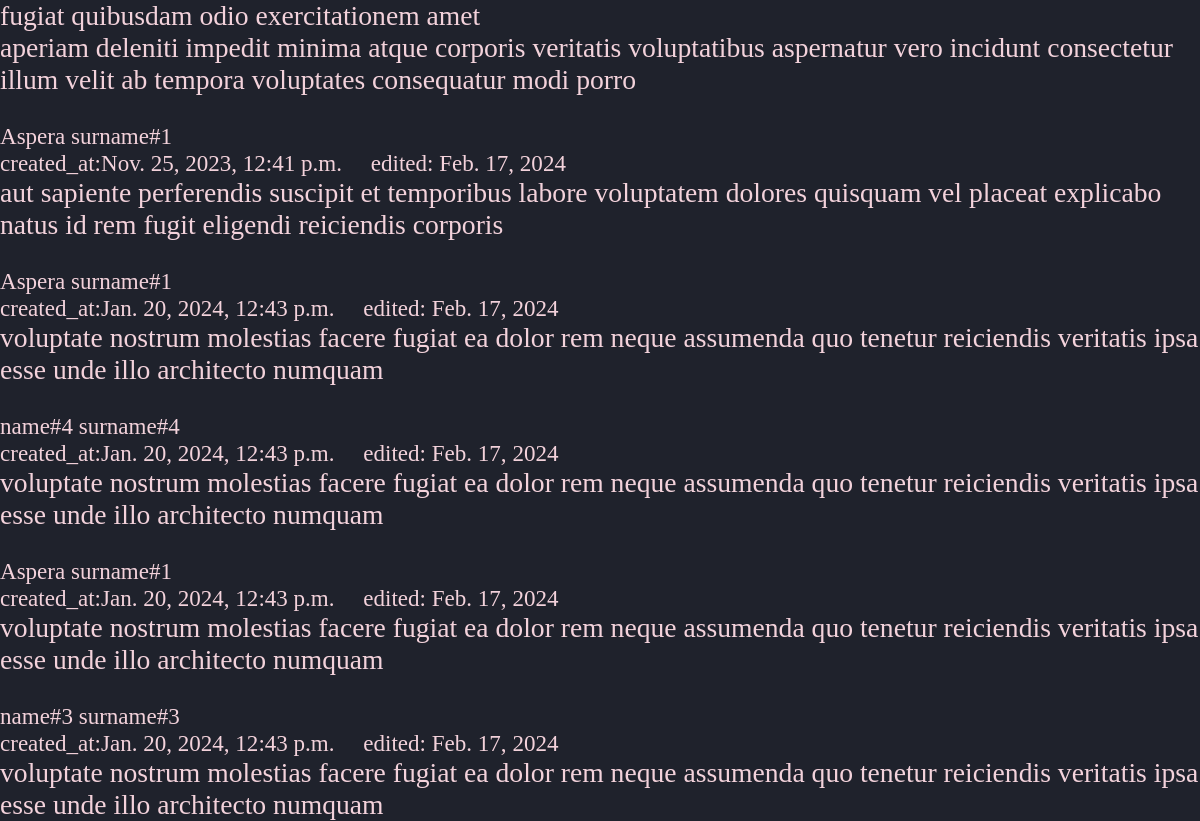
The app's page /all_comments/15, older data.
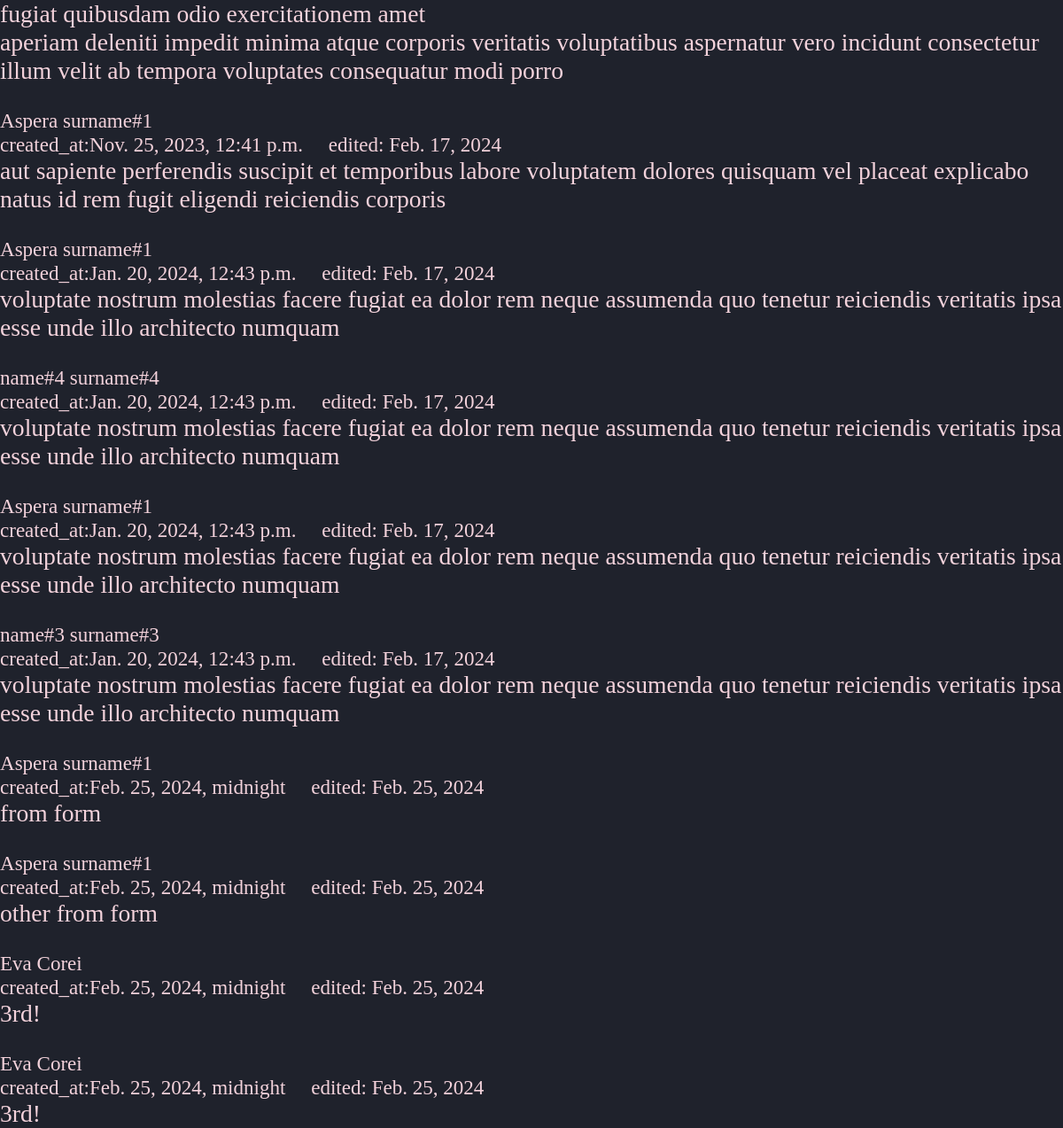
The same page, newer data.
### blog_models/models.py (models this page shows, shortened)
class Article(Model):
    title = CharField(max_length=200, default=lorem_ipsum.words(count=5, common=False))
    content = TextField(default=lorem_ipsum.words(count=20, common=False))
    publication_date = DateField(default=(datetime.now()
                                          - timedelta(weeks=4 * choice(range(5, 95))))
                                 .date()
                                 .strftime("%Y-%m-%d"))
    author = ForeignKey(Author, on_delete=CASCADE)
    tags = CharField(max_length=100, default=lorem_ipsum.words(count=3, common=False))
    views = IntegerField(default=0)
    isPublished = BooleanField(default=True)

class Comment(Model):
    author: Author = ForeignKey(Author, on_delete=DO_NOTHING)
    article: Article = ForeignKey(Article, on_delete=DO_NOTHING)
    content = TextField(default=lorem_ipsum.words(count=20, common=False))
    date_created = DateTimeField(
        default=(datetime.now()
                 - timedelta(weeks=4 * choice(range(1, 4)))))  ##.strftime("%Y-%m-%d %H:%M"))
    date_edited = DateField(auto_now_add=True, null=True)

class Author(Model):
    name, surname = CharField(max_length=100), CharField(max_length=100)
    email = EmailField()
    bio = TextField(default=lorem_ipsum.words(count=20, common=False))
    birth_date = DateField(default=(datetime.now()
                                    - timedelta(weeks=4 * 12 * choice(range(5, 95))))
                           .date()
                           .strftime("%Y-%m-%d"))
    full_name = CharField(max_length=200, blank=True, default="", null=True)

### blog_models/views.py (the view)
# urls.py: path('all_comments/<int:article_id>', views.GetAllCommentsOnArticle.as_view(), name='get_comments'),
class GetAllCommentsOnArticle(TemplateView):
    template_name = "blog_models/all_comments.html"
    def get_context_data(self, **kwargs):
        context = super().get_context_data(**kwargs)
        art_id = kwargs['article_id']
        article = get_object_or_404(Article, pk=art_id)
        context['title']: str = f"Comments on '{article.title}'"
        context['details'] = dict()
        context['details']['title']: str = article.title
        context['details']['content']: str = article.content
        context['comments']: QuerySet[Comment] = Comment.objects.filter(article_id__exact=art_id)
        return context

### blog_models/templates/blog_models/all_comments.html (shortened to what this page needs)
{% extends 'base.html' %}
{% block content %}
<div>{{ details.title }}</div>
<div>{{ details.content }}</div>
{% for comment_ in comments %}
<br>
{{ comment_.author.full_name }}<br>
created_at:{{ comment_.date_created  }}&emsp;
{% if comment_.date_edited != None %} edited: {{ comment_.date_edited }} {% endif %}<br>
<div>{{ comment_.content }}</div>
{% endfor %}
{% endblock %}

### templates/base.html (shortened to what this page needs)
<!DOCTYPE html>
<html lang="en">
<head>
    {% load static %}
    <link rel="stylesheet" href="{% static 'main.css' %}">
</head>
<body>
{% block content %}{% endblock %}
</body>
</html>

### static/main.css (style rules this page uses)
* { margin: 0; padding: 0; border: 0; background-color: rgb(31, 34, 44); color: rgb(243, 210, 219); font-size: larger; }

Row changes from the older to the newer data that the page shows:
added Comment: author.full_name "Aspera surname#1", date_created "Feb. 25, 2024, midnight", date_edited "Feb. 25, 2024", content "from form"
added Comment: author.full_name "Aspera surname#1", date_created "Feb. 25, 2024, midnight", date_edited "Feb. 25, 2024", content "other from form"
added Comment: author.full_name "Eva Corei", date_created "Feb. 25, 2024, midnight", date_edited "Feb. 25, 2024", content "3rd!"
added Comment: author.full_name "Eva Corei", date_created "Feb. 25, 2024, midnight", date_edited "Feb. 25, 2024", content "3rd!"
